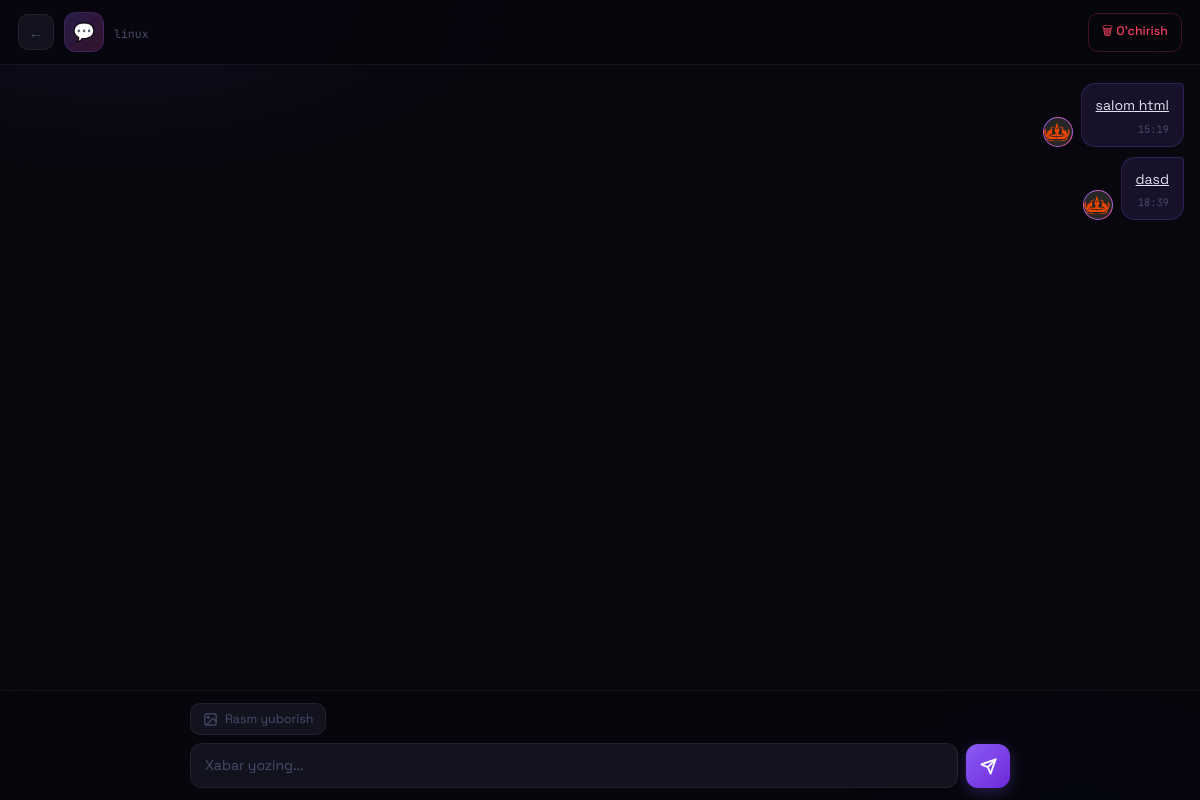
Page /chats/32/messages/ (signed in) on the earlier database version.
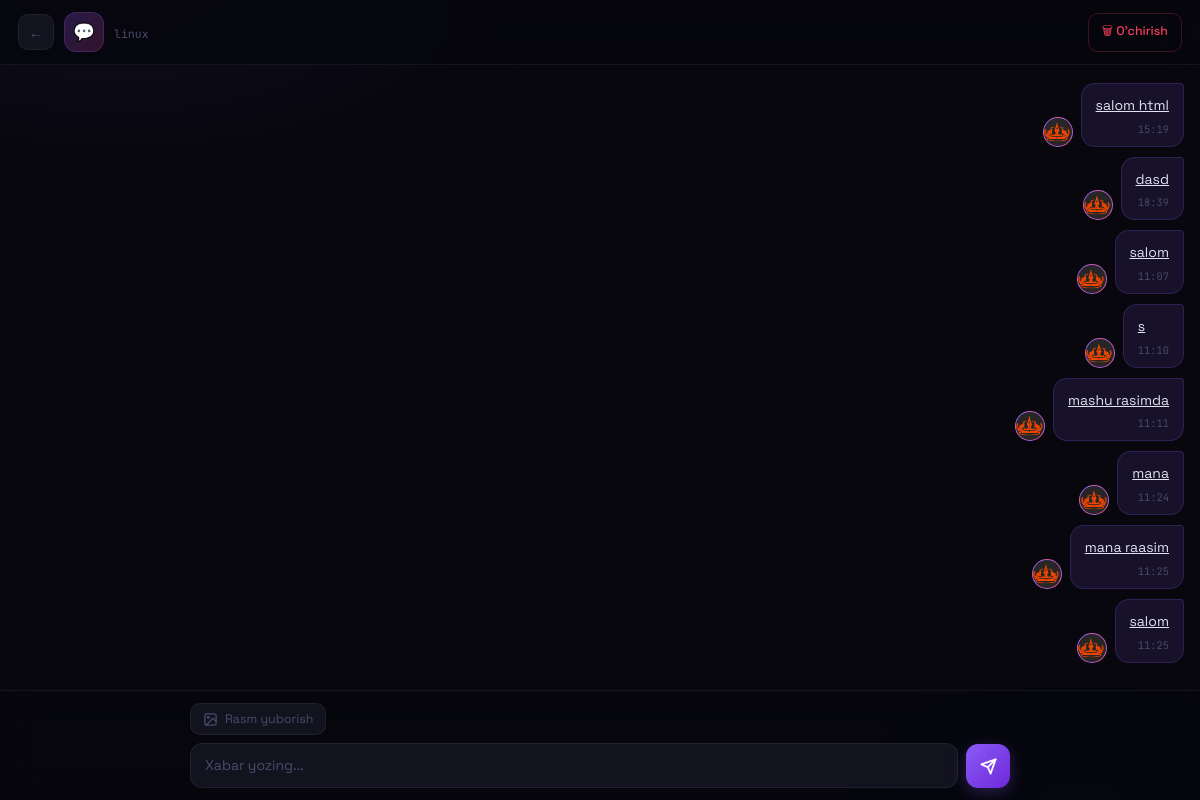
Same page on the later database version.
### blog/models.py (models this page shows, shortened)
class Message(models.Model):
    message_name = models.CharField(max_length=100)
    image = models.ImageField(upload_to='images/',null=True,blank=True)
    chat = models.ForeignKey(Chat, on_delete=models.CASCADE, related_name='messages')
    sender = models.ForeignKey(User, on_delete=models.CASCADE)
    text = models.TextField()
    sent_at = models.DateTimeField(auto_now_add=True)

### user/models.py (models this page shows, shortened)
class Profile(models.Model):
    user = models.OneToOneField(User, on_delete=models.CASCADE)
    image = models.ImageField(upload_to='user_photos/')

### blog/views.py (the view, shortened to what this page needs)
# urls.py: path('chats/<int:chat_id>/messages/', views.message, name='chat_messages'),
def message(request, chat_id):
    if not request.user.is_authenticated:
        return redirect('login')
    chat = get_object_or_404(Chat, id=chat_id, participants=request.user)
    messages = chat.messages.all().select_related('sender')
    context = {'chat': chat, 'messages': messages,}
    if request.method == "POST":
        chat = get_object_or_404(Chat, id=chat_id)
        chat.delete()
        return redirect('chat_list')
    return render(request, 'message_list.html', context)

### templates/message_list.html (shortened to what this page needs)
<!DOCTYPE html>
<html lang="uz">
<head>
</head>
<body>
<header>
    <div class="header-left">
        <a href="{% url 'chat_list' %}" class="back-btn">←</a>
        <div class="chat-icon">💬</div>
        <div class="chat-meta">
            <div class="members">
                {% for p in chat.participants.all %}{{ p.username }}{% if not forloop.last %}, {% endif %}{% endfor %}
            </div>
        </div>
    </div>
    <div class="header-right">
        <form method="POST">
            <button type="submit" class="btn-delete">🗑 O'chirish</button>
        </form>
    </div>
</header>
<div class="messages-wrap" id="msgArea">
    {% for msg in messages %}
        {% if msg.sender == request.user %}
            <div class="msg-row mine">
                <div class="bubble-wrap">
                    <div class="bubble">
                        {% if msg.text %}
                            <a href="{% url 'update' msg.id %}" class="bubble-text">{{ msg.text }}</a>
                        {% endif %}
                        <div class="bubble-time">{{ msg.sent_at|date:"H:i" }}</div>
                    </div>
                </div>
                <div class="avatar">
                    {% if msg.sender.profile.image %}
                        <img src="{{ msg.sender.profile.image.url }}" alt="avatar">
                    {% else %}
                        {{ msg.sender.username|slice:":1"|upper }}
                    {% endif %}
                </div>
            </div>
        {% endif %}
    {% empty %}
        <div class="empty-state">
            <div class="empty-icon">💬</div>
            <p>Hali xabar yo'q.<br>Birinchi bo'ling!</p>
        </div>
    {% endfor %}
</div>
<div class="input-area">
    <div class="input-inner">
        <form method="POST" enctype="multipart/form-data" id="imgForm">
            <div class="img-row">
                <label class="img-label">
                    <svg width="15" height="15" viewBox="0 0 24 24" fill="none" stroke="currentColor" stroke-width="2" stroke-linecap="round" stroke-linejoin="round">
                        <rect x="3" y="3" width="18" height="18" rx="3"/>
                        <circle cx="8.5" cy="8.5" r="1.5"/>
                        <polyline points="21 15 16 10 5 21"/>
                    </svg>
                    Rasm yuborish
                </label>
            </div>
        </form>
        <form method="POST" id="textForm">
            <div class="text-row">
                <textarea name="text" rows="1" placeholder="Xabar yozing..." id="msgInput"></textarea>
                <button type="submit" class="send-btn">
                    <svg width="17" height="17" viewBox="0 0 24 24" fill="none" stroke="currentColor" stroke-width="2.5" stroke-linecap="round" stroke-linejoin="round">
                        <line x1="22" y1="2" x2="11" y2="13"/>
                        <polygon points="22 2 15 22 11 13 2 9 22 2"/>
                    </svg>
                </button>
            </div>
        </form>
    </div>
</div>
</body>
</html>

Differences in the rows shown:
added Message: text "salom", sent_at "11:07", sender.profile.image (picture)
added Message: text "s", sent_at "11:10", sender.profile.image (picture)
added Message: text "mashu rasimda", sent_at "11:11", sender.profile.image (picture)
added Message: text "mana", sent_at "11:24", sender.profile.image (picture)
added Message: text "mana raasim", sent_at "11:25", sender.profile.image (picture)
added Message: text "salom", sent_at "11:25", sender.profile.image (picture)
